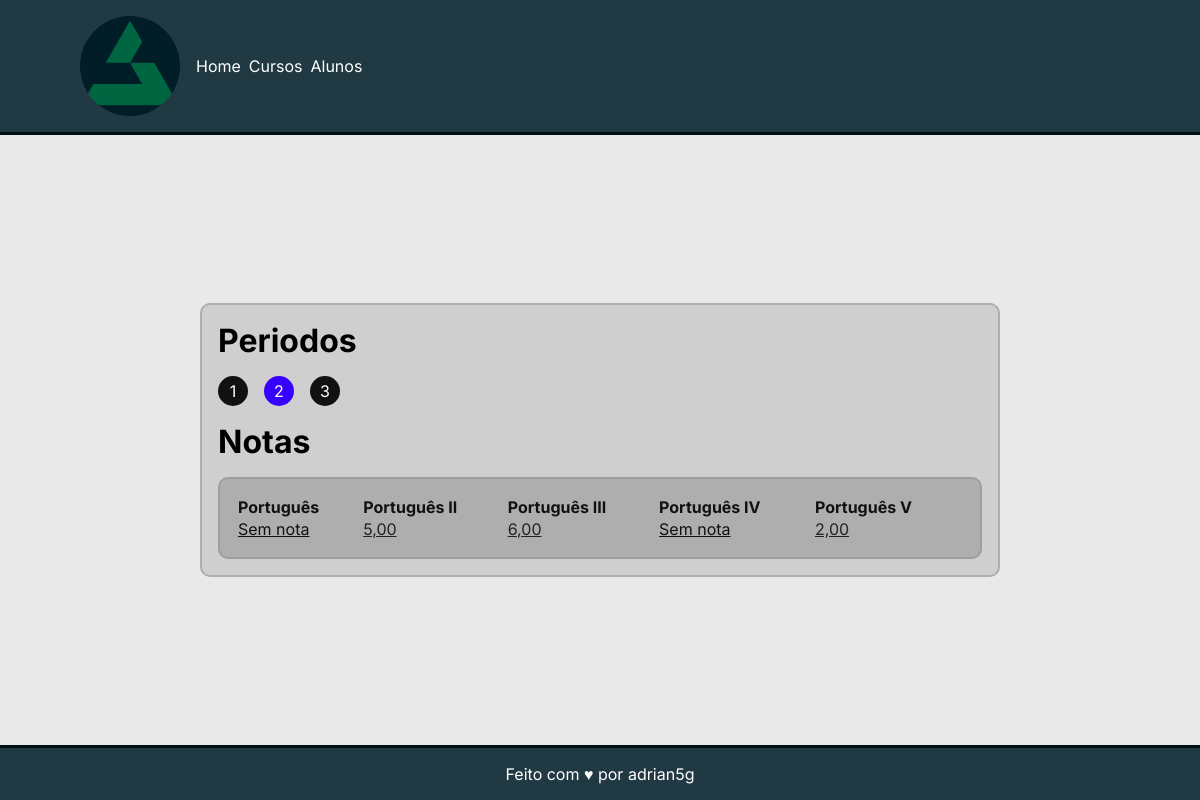
/listar_notas/2/2/, run on the app's committed database.
### core/models.py (models this page shows, shortened)
class Disciplina(models.Model):
    nome = models.CharField('Nome', max_length=300)
    periodo_requerido = models.IntegerField('Perído Requerido')
    curso = models.ForeignKey(Curso, on_delete=models.PROTECT)

class Nota(models.Model):
    valor = models.DecimalField('Valor', decimal_places=2, max_digits=3)
    aluno = models.ForeignKey(Aluno, on_delete=models.PROTECT)
    disciplina = models.ForeignKey(Disciplina, on_delete=models.PROTECT)

### core/views.py (the view)
# urls.py: path('listar_notas/<int:id>/<int:periodo>/', listar_notas, name='listar_notas'),
def listar_notas(request, id, periodo):
    aluno = Aluno.objects.get(pk=id)
    notas = Nota.objects.filter(aluno=aluno)
    periodos_ate_o_atual = [i for i in range(1, aluno.periodo_atual + 1)]
    disciplinas_periodo_selecionado = Disciplina.objects.filter(
        curso=aluno.curso, periodo_requerido=periodo)
    notas_periodo_selecionado = []
    for indice, disciplina in enumerate(disciplinas_periodo_selecionado):
        notas_periodo_selecionado.append({ 'disciplina': disciplina })
        for nota in notas:
            if nota.disciplina.id == disciplina.id:
                notas_periodo_selecionado[indice] = nota
    context = {
        'aluno': aluno,
        'disciplinas': disciplinas_periodo_selecionado,
        'periodos': periodos_ate_o_atual,
        'periodo_selecionado': periodo,
        'notas': notas_periodo_selecionado
    }
    return render(request, 'alunos/listar_notas.html', context)

### core/templates/alunos/listar_notas.html (shortened to what this page needs)
{% extends 'base.html' %} {% block conteudo %}
<main class="container">
  <div class="quadro">
    <h1>Periodos</h1>
    <div class="periodos">
      {% for periodo in periodos %} {% if periodo == periodo_selecionado %}
      <a class="periodo periodo--sel">{{periodo}}</a>
      {% else %}
      <a href="{% url 'listar_notas' aluno.id periodo %}" class="periodo">{{periodo}}</a>
      {% endif %} {% endfor %}
    </div>
    <h1>Notas</h1>
    <table>
      <tr>
        {% for disciplina in disciplinas %}
        <th>{{ disciplina.nome }}</th>
        {% endfor %}
      </tr>
      <tr>
        {% for nota in notas %}
        <td>
          {% if nota.valor %}
          <p class="nota">{{ nota.valor }}</p>
          {% else %}
          <a href="{% url 'cadastrar_nota' aluno.id nota.disciplina.id %}" class="sem-nota"
            >Sem nota</a
          >
          {% endif %}
        </td>
        {% endfor %}
      </tr>
    </table>
  </div>
</main>
{% endblock %}

### core/static/styles.css (style rules this page uses)
* { padding: 0; margin: 0; box-sizing: border-box; font-family: Inter, Arial, Helvetica, sans-serif; }
a { text-decoration: none; color: white; }
body { display: flex; flex-direction: column; justify-content: space-between; min-height: 100dvh; background-color: #e9e9e9; }
.container { margin-top: 5rem; width: 800px; margin-inline: auto; display: flex; flex-direction: column; gap: 1rem; }
.quadro { background-color: #cfcfcf; border: solid 2px #aeaeae; padding: 1rem; border-radius: 10px; display: flex; flex-direction: column; gap: 1rem; }
.nota { text-decoration: underline; cursor: pointer; }
.sem-nota { text-decoration: underline; cursor: pointer; color: #111111; }
.periodos { display: flex; gap: 1rem; }
.periodo { --bg-periodo: #111111; background-color: var(--bg-periodo); height: 30px; width: 30px; border-radius: 50%; display: flex; align-items: center; justify-content: center; }
.periodo--sel { --bg-periodo: #3700ff; }
table { background-color: #aeaeae; color: #232323; border: solid 2px #9e9e9e; border-radius: 10px; padding: 1rem; }
th { text-align: start; color: #111111; }

### data on the page
Disciplina: nome "Português", shows "Sem nota"
Disciplina: nome "Português II"
Disciplina: nome "Português III"
Disciplina: nome "Português IV", shows "Sem nota"
Disciplina: nome "Português V"
Nota: valor "5,00"
Nota: valor "6,00"
Nota: valor "2,00"

### other printed values
{{ periodo }} "1" "3"
{{ periodo }} "2"
